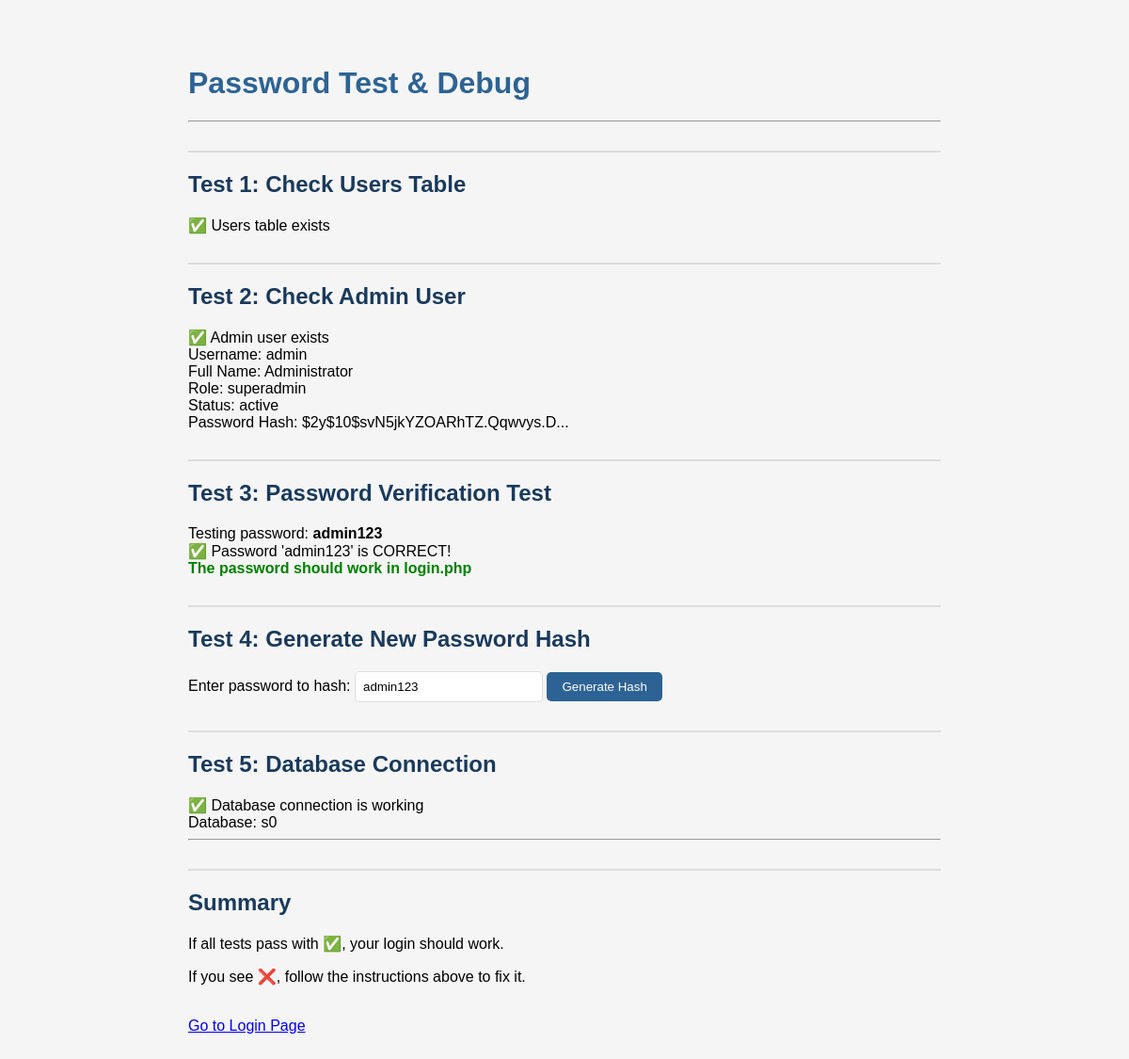
Screenshot of /payroll_finaltest/test_password.php with the database file from the repository.
### tables this page shows
CREATE TABLE `users` (
  `id` int(11) NOT NULL,
  `username` varchar(50) NOT NULL,
  `password` varchar(255) NOT NULL,
  `full_name` varchar(100) NOT NULL,
  `email` varchar(100) DEFAULT NULL,
  `role` varchar(20) DEFAULT 'superadmin',
  `status` enum('active','inactive') DEFAULT 'active',
  `last_login` datetime DEFAULT NULL,
  `created_at` timestamp NOT NULL DEFAULT current_timestamp(),
  `updated_at` timestamp NOT NULL DEFAULT current_timestamp() ON UPDATE current_timestamp()
);

### payroll_finaltest/test_password.php (the view, shortened to what this page needs)
<?php
require_once 'includes/config.php';
echo "<h1>Password Test & Debug</h1>";
echo "<hr>";
echo "<h2>Test 1: Check Users Table</h2>";
$result = $conn->query("SHOW TABLES LIKE 'users'");
if ($result->num_rows > 0) {
    echo "✅ Users table exists<br>";
} else {
    echo "❌ Users table DOES NOT exist. Run the SQL file!<br>";
}
echo "<h2>Test 2: Check Admin User</h2>";
$result = $conn->query("SELECT * FROM users WHERE username = 'admin'");
if ($result->num_rows > 0) {
    $user = $result->fetch_assoc();
    echo "✅ Admin user exists<br>";
    echo "Username: " . $user['username'] . "<br>";
    echo "Full Name: " . $user['full_name'] . "<br>";
    echo "Role: " . $user['role'] . "<br>";
    echo "Status: " . $user['status'] . "<br>";
    echo "Password Hash: " . substr($user['password'], 0, 30) . "...<br>";
} else {
    echo "❌ Admin user DOES NOT exist. Run the SQL file!<br>";
}
echo "<h2>Test 3: Password Verification Test</h2>";
$test_password = 'admin123';
$result = $conn->query("SELECT password FROM users WHERE username = 'admin'");
if ($result->num_rows > 0) {
    $user = $result->fetch_assoc();
    $stored_hash = $user['password'];
    echo "Testing password: <strong>$test_password</strong><br>";
    if (password_verify($test_password, $stored_hash)) {
        echo "✅ Password 'admin123' is CORRECT!<br>";
        echo "<strong style='color: green;'>The password should work in login.php</strong><br>";
    }
}
echo "<h2>Test 4: Generate New Password Hash</h2>";
echo "<form method='POST'>";
echo "Enter password to hash: <input type='text' name='new_password' value='admin123'>";
echo " <button type='submit'>Generate Hash</button>";
echo "</form>";
echo "<h2>Test 5: Database Connection</h2>";
if ($conn->ping()) {
    echo "✅ Database connection is working<br>";
    echo "Database: " . $conn->query("SELECT DATABASE()")->fetch_row()[0] . "<br>";
} else {
    echo "❌ Database connection failed<br>";
}
echo "<hr>";
echo "<h2>Summary</h2>";
echo "<p>If all tests pass with ✅, your login should work.</p>";
echo "<p>If you see ❌, follow the instructions above to fix it.</p>";
echo "<a href='login.php'>Go to Login Page</a>";
?>

### payroll_finaltest/test_password.php (style rules this page uses)
h1 { color: #2d6394; }
h2 { color: #1a3a5c; margin-top: 30px; padding-top: 20px; border-top: 2px solid #ddd; }
button { background: #2d6394; color: white; border: none; padding: 8px 16px; border-radius: 5px; cursor: pointer; }
input[type="text"] { padding: 8px; border: 1px solid #ddd; border-radius: 5px; width: 200px; }

### rows the page displays
users: username "admin", full_name "Administrator", role "superadmin", status "active", password "$2y$10$svN5jkYZOARhTZ.Qqwvys.D"

### other values shown
$test_password "admin123"
$conn->query("SELECT DATABASE()")->fetch_row()[0] "s0"
